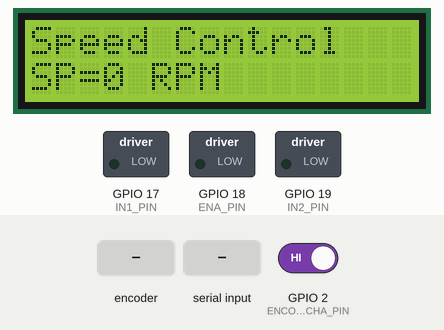
A sketch run on a simulated ESP32. Parts: 16×2 character LCD, switched loads named in the sketch (green lamp = pin HIGH). The test bench sets the inputs (shaded band); at power-on: GPIO 2 (ENCODER_CHA_PIN) HIGH. What the sketch prints to the serial monitor is not drawn.

Above: at 0.41 s.
At 1.4 s:
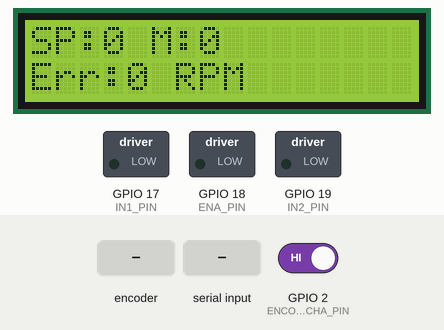
1.5 s: rotary encoder on GPIO 2 (ENCODER_CHA_PIN) / GPIO 4 (ENCODER_CHB_PIN) turned 3 steps (first pin leading)
At 2.27 s:
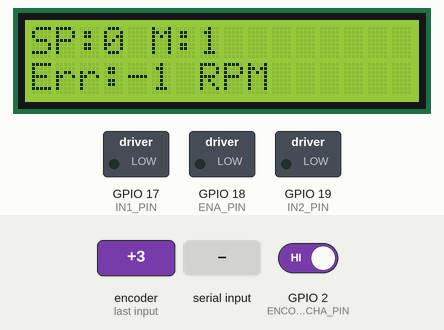
4.0 s: "X90\n" received over Serial
Timing chart, 0 to 7.0 s (numbered marks = the images above; inputs shaded):
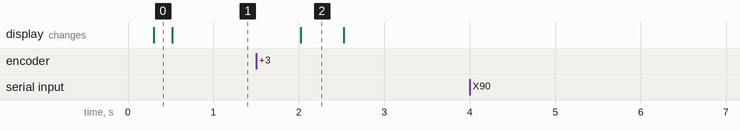

The sketch:

motor_lazo_abierto.ino
```cpp
#include <Arduino.h>
#include <Wire.h>
#include <LiquidCrystal_I2C.h>

// ================== CONFIGURACIÓN DE PINES ==================
const int ENA_PIN           = 18;   // PWM puente H (LEDC)
const int IN1_PIN           = 17;   // Dirección 1
const int IN2_PIN           = 19;   // Dirección 2

const int ENCODER_CHA_PIN   = 2;    // Canal A del encoder (interrupción)
const int ENCODER_CHB_PIN   = 4;    // Canal B (no usado en este ejemplo)

// LCD I2C
LiquidCrystal_I2C lcd(0x27, 16, 2); // Dirección 0x27, LCD 16x2

// ================== PARÁMETROS DEL ENCODER ==================
#define PULSOS_POR_REV 480   // <-- AJUSTAR SEGÚN TU MOTORENCODER REAL

// ================== PWM (LEDC) PARA ESP32 ==================
const int PWM_CHANNEL       = 0;        // Canal LEDC
const int PWM_FREQ          = 20000;    // 20 kHz
const int PWM_RESOLUTION    = 10;       // 10 bits -> 0..1023
const int PWM_MAX           = (1 << PWM_RESOLUTION) - 1;

// ================== CONTROL DE VELOCIDAD ==================
const unsigned long CONTROL_PERIOD_MS = 100;   // Período de control (100 ms)
const unsigned long DISPLAY_PERIOD_MS = 500;   // Actualización de LCD/Serial

// Variables de control
volatile long encoderTicks = 0;     // Pulsos acumulados durante el período
float rpmPerTick = 0.0;            // RPM generadas por cada pulso en CONTROL_PERIOD_MS

volatile float setpointRPM = 0.0;  // Consigna (-150..150)
float measuredRPM = 0.0;           // Velocidad medida (magnitud)
float errorRPM    = 0.0;           // Error (con signo, en RPM)

// Tiempos para tareas periódicas
unsigned long lastControlMillis = 0;
unsigned long lastDisplayMillis = 0;

// ================== MANEJO DE CONSOLA SERIE ==================
enum InputState {
  NORMAL,
  ENTERING_SP
};

InputState inputState = NORMAL;
String inputBuffer = "";

const char SETPOINT_KEY = 'S';   // Tecla para entrar al modo de consigna

// ================== PROTOTIPOS ==================
void IRAM_ATTR encoderISR();
void stopMotor();
void setMotorDirection(bool forward);
void updateSpeedAndControl();
void updateDisplay();
void handleSerial();
void enterSetpointMode();
void processSetpointBuffer();
void emergencyStop();

// ================== ISR ENCODER ==================
void IRAM_ATTR encoderISR() {
  // Solo contamos pulsos de canal A
  encoderTicks++;
}

// ================== SETUP ==================
void setup() {
  Serial.begin(115200);
  delay(200);

  // Configuración de pines puente H
  pinMode(IN1_PIN, OUTPUT);
  pinMode(IN2_PIN, OUTPUT);

  // PWM por LEDC en ESP32
  ledcSetup(PWM_CHANNEL, PWM_FREQ, PWM_RESOLUTION);
  ledcAttachPin(ENA_PIN, PWM_CHANNEL);
  ledcWrite(PWM_CHANNEL, 0);   // Motor apagado

  // Configuración de pines encoder
  pinMode(ENCODER_CHA_PIN, INPUT_PULLUP);
  pinMode(ENCODER_CHB_PIN, INPUT_PULLUP); // no se usa pero se deja definido

  // Interrupción del encoder
  attachInterrupt(digitalPinToInterrupt(ENCODER_CHA_PIN), encoderISR, RISING);

  // Motor detenido al iniciar (requisito del enunciado)
  stopMotor();
  setpointRPM = 0.0;

  // LCD
  lcd.init();
  lcd.backlight();
  lcd.clear();
  lcd.setCursor(0, 0);
  lcd.print("Speed Control");
  lcd.setCursor(0, 1);
  lcd.print("SP=0 RPM");

  // Cálculo del factor de RPM por pulso
  rpmPerTick = (60.0f * 1000.0f) / (PULSOS_POR_REV * CONTROL_PERIOD_MS); // 0.125

  Serial.println();
  Serial.println("===== Control de velocidad MOTORENCODER (ESP32) =====");
  Serial.println("Motor INICIALMENTE DETENIDO.");
  Serial.println("Teclas:");
  Serial.println("  S  -> Ingresar consigna [-150..150] RPM");
  Serial.println("  X  -> PARO de emergencia (motor OFF)");
  Serial.println();
}

// ================== LOOP PRINCIPAL ==================
void loop() {
  handleSerial();

  unsigned long now = millis();

  // Bucle de control de velocidad (lazo abierto: PWM proporcional a consigna)
  if (now - lastControlMillis >= CONTROL_PERIOD_MS) {
    lastControlMillis += CONTROL_PERIOD_MS;
    updateSpeedAndControl();
  }

  // Actualización de LCD y Serial
  if (now - lastDisplayMillis >= DISPLAY_PERIOD_MS) {
    lastDisplayMillis += DISPLAY_PERIOD_MS;
    updateDisplay();
  }
}

// ================== FUNCIONES DE MOTOR ==================
void stopMotor() {
  ledcWrite(PWM_CHANNEL, 0);
  digitalWrite(IN1_PIN, LOW);
  digitalWrite(IN2_PIN, LOW);
}

void setMotorDirection(bool forward) {
  if (forward) {
    digitalWrite(IN1_PIN, HIGH);
    digitalWrite(IN2_PIN, LOW);
  } else {
    digitalWrite(IN1_PIN, LOW);
    digitalWrite(IN2_PIN, HIGH);
  }
}

// ================== CONTROL DE VELOCIDAD (LAZO ABIERTO) ==================
void updateSpeedAndControl() {
  // 1) Leer y resetear los pulsos del encoder de forma atómica
  long ticks;
  noInterrupts();
  ticks = encoderTicks;
  encoderTicks = 0;
  interrupts();

  // 2) Calcular RPM medida (magnitud, sin signo)
  measuredRPM = ticks * rpmPerTick;

  // 3) Si la consigna es cero, detenemos el motor
  if (setpointRPM == 0.0f) {
    errorRPM = -measuredRPM;  // error respecto a 0 (solo informativo)
    stopMotor();
    return;
  }

  // 4) Signo de giro en función de la consigna
  float sign = (setpointRPM >= 0.0f) ? 1.0f : -1.0f;
  setMotorDirection(sign > 0.0f);

  // 5) Magnitud de la consigna (limitada a 150 RPM)
  float spAbs = fabs(setpointRPM);
  if (spAbs > 150.0f) spAbs = 150.0f;

  // 6) Mapear 0..150 RPM -> 0..PWM_MAX (lazo abierto)
  int duty = (int)(spAbs * (float)PWM_MAX / 150.0f);

  // Opcional: duty mínimo para vencer fricción (si spAbs > 0)
  if (spAbs > 0.1f && duty < (PWM_MAX * 0.15f)) {
    duty = (int)(PWM_MAX * 0.15f);   // por ejemplo 15% mínimo
  }

  ledcWrite(PWM_CHANNEL, duty);

  // 7) Error solo para mostrar (supone que la velocidad es positiva)
  float effectiveMeasured = measuredRPM * sign;
  errorRPM = setpointRPM - effectiveMeasured;
}

// ================== ACTUALIZACIÓN DE LCD Y SERIAL ==================
void updateDisplay() {
  // Serial
  Serial.print("SP=");
  Serial.print(setpointRPM, 1);
  Serial.print(" RPM | M=");
  Serial.print(measuredRPM, 1);
  Serial.print(" RPM | Err=");
  Serial.print(errorRPM, 1);
  Serial.println(" RPM");

  // LCD (2 líneas sencillas)
  lcd.clear();
  lcd.setCursor(0, 0);
  lcd.print("SP:");
  lcd.print(setpointRPM, 0);
  lcd.print(" M:");
  lcd.print(measuredRPM, 0);

  lcd.setCursor(0, 1);
  lcd.print("Err:");
  lcd.print(errorRPM, 0);
  lcd.print(" RPM   ");
}

// ================== MANEJO DE CONSOLA SERIE ==================
void handleSerial() {
  while (Serial.available() > 0) {
    char c = Serial.read();

    // Tecla de PARO de emergencia (X/x)
    if (c == 'X' || c == 'x') {
      emergencyStop();
      continue;
    }

    if (inputState == NORMAL) {
      // Solo la tecla S (o s) entra al modo de consigna
      if (toupper(c) == SETPOINT_KEY) {
        enterSetpointMode();
      }
      // cualquier otra tecla se ignora
    } else if (inputState == ENTERING_SP) {
      // Fin de línea -> procesar consigna
      if (c == '\r' || c == '\n') {
        if (inputBuffer.length() > 0) {
          processSetpointBuffer();
        } else {
          Serial.println();
          Serial.println("Consigna vacia. Intente de nuevo.");
          Serial.print("Ingrese consigna [-150..150] RPM: ");
        }
      }
      // Backspace (opcional)
      else if (c == '\b' || c == 127) {
        if (inputBuffer.length() > 0) {
          inputBuffer.remove(inputBuffer.length() - 1);
          Serial.print("\b \b");
        }
      }
      // Se aceptan solo '+', '-', y dígitos
      else {
        if (c == '+' || c == '-' || isDigit(c)) {
          inputBuffer += c;
          Serial.print(c); // eco
        } else {
          // Otros símbolos se ignoran, pero harán que el formato sea inválido al presionar ENTER
        }
      }
    }
  }
}

void enterSetpointMode() {
  inputState = ENTERING_SP;
  inputBuffer = "";
  Serial.println();
  Serial.println("=== MODO CONSIGNA ===");
  Serial.print("Ingrese consigna [-150..150] RPM y ENTER: ");
}

void processSetpointBuffer() {
  Serial.println();

  // Validar formato: [signo opcional][digitos]
  bool ok = true;
  int startIdx = 0;

  if (inputBuffer.length() == 0) {
    ok = false;
  } else {
    char first = inputBuffer.charAt(0);
    if (first == '+' || first == '-') {
      startIdx = 1;
    }
    if (startIdx >= inputBuffer.length()) {
      ok = false; // Solo signo, sin dígitos
    } else {
      for (int i = startIdx; i < inputBuffer.length(); i++) {
        if (!isDigit(inputBuffer.charAt(i))) {
          ok = false;
          break;
        }
      }
    }
  }

  if (!ok) {
    Serial.println("ERROR: Formato invalido. Use solo signo opcional (+/-) y digitos.");
    inputBuffer = "";
    Serial.print("Ingrese consigna [-150..150] RPM: ");
    return;
  }

  // Convertir a entero
  int value = inputBuffer.toInt();

  // Verificar rango
  if (value < -150 || value > 150) {
    Serial.println("ERROR: Consigna fuera de rango (-150..150 RPM).");
    inputBuffer = "";
    Serial.print("Ingrese consigna [-150..150] RPM: ");
    return;
  }

  // Consigna válida
  setpointRPM = (float)value;
  inputBuffer = "";
  inputState = NORMAL;

  Serial.print("Nueva consigna aceptada: ");
  Serial.print(setpointRPM, 1);
  Serial.println(" RPM");

  Serial.println("Presione 'S' para cambiar de nuevo la consigna.");
  Serial.println("Presione 'X' para PARO de emergencia.");
}

void emergencyStop() {
  setpointRPM = 0.0f;
  errorRPM = 0.0f;
  stopMotor();
  Serial.println();
  Serial.println(">>> PARO DE EMERGENCIA (X). Motor DETENIDO <<<");
}
```

Measured:
- after the input at 1.5 s, the display: changes after 0.52 s (image 2)
- after the input at 4.0 s, every drawn part: stays the same
- what the display in image 2 shows lasts 0.5 s, from 2.0 s to 2.5 s
